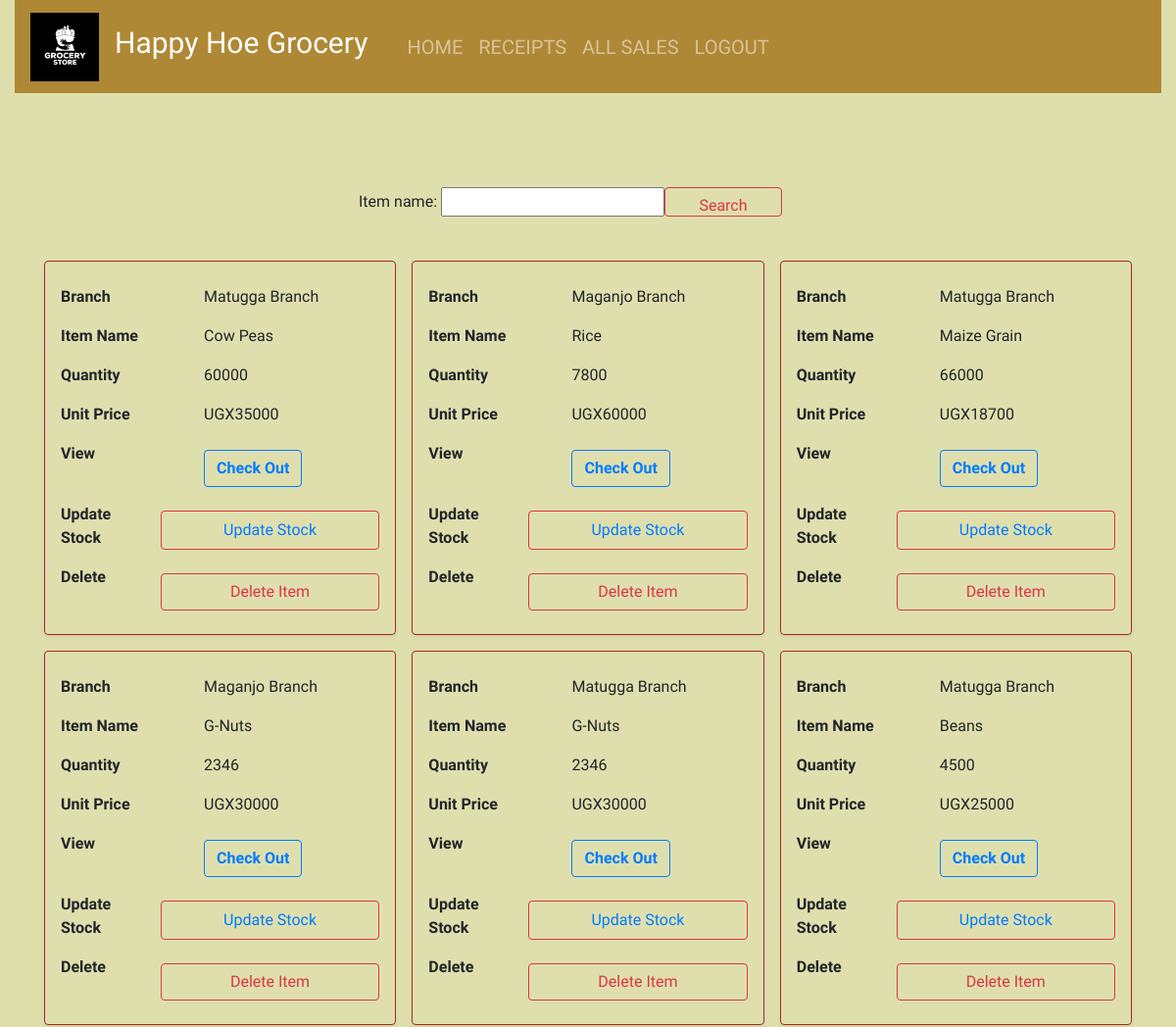
Before: /home/ (signed in, upper part) with the older database file.
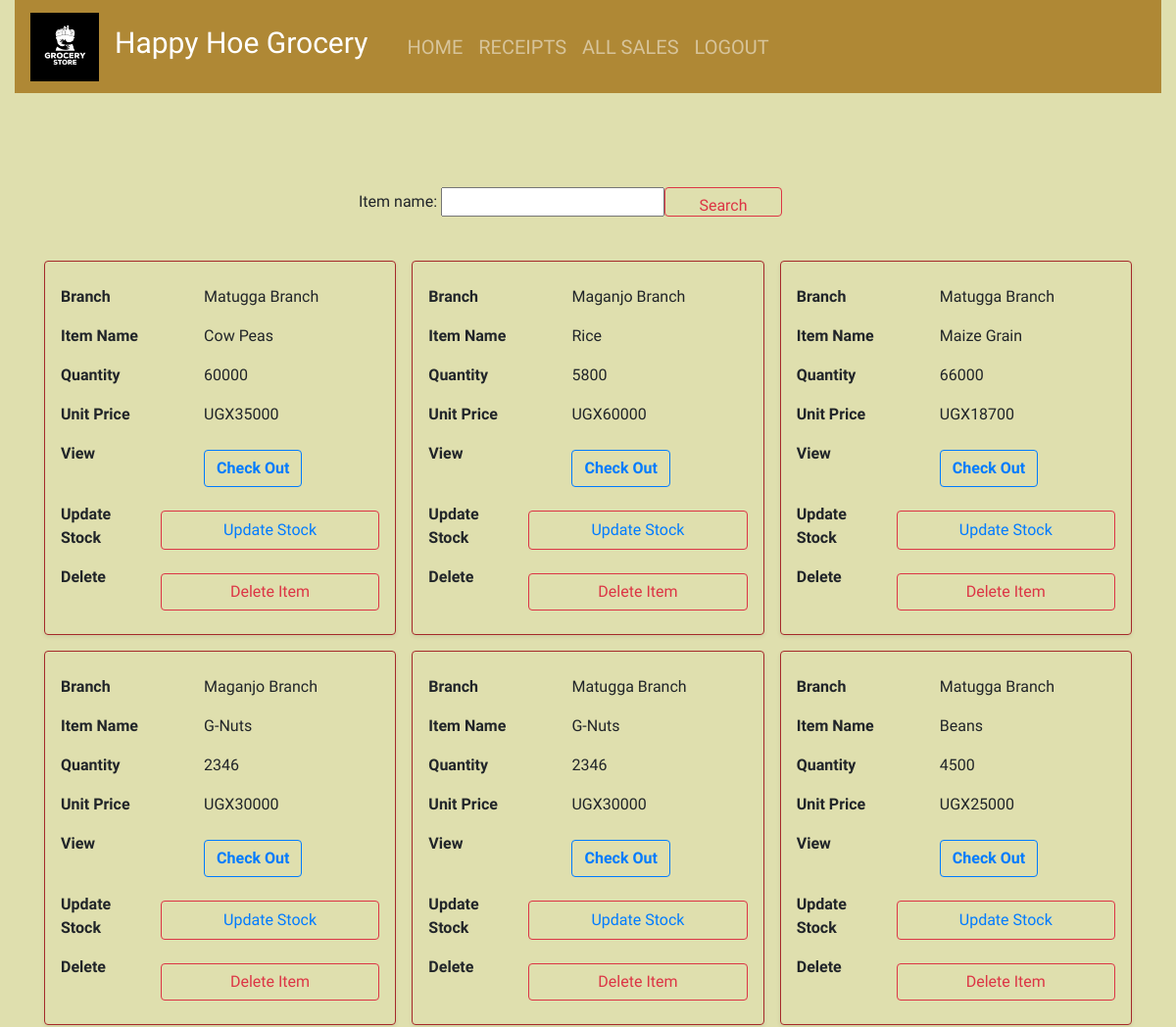
After: the same page with the newer database file.
### kgl/models.py (models this page shows, shortened)
class Stockx(models.Model):
    item_name=models.CharField(max_length=50, null = True, blank=True)
    stock_branch_name=models.CharField(max_length=50, null = True, blank=True)
    stock_type=models.CharField(max_length=50, null = True, blank=True)
    stock_time_of_produce=models.CharField(max_length=50, null = True, blank=True)
    stock_contact=models.CharField(max_length=50, null = True, blank=True)
    stock_source = models.CharField(max_length=50, null = True, blank=True)
    unit_cost = models.IntegerField(default=10, null = True, blank=True)
    unit_price = models.IntegerField(default=0, null = True, blank=True)
    total_quantity = models.IntegerField(default=0, null = True, blank=True)
    issued_quantity = models.IntegerField(default=0, null = True, blank=True)

### kgl/views.py (the view)
# urls.py: 2. Add a URL to urlpatterns:  path('', views.home, name='home')
@login_required
def home(request):
    products = Stockx.objects.all().order_by('-id')
    product_filters = StockxFilter(request.GET, queryset = products)
    products = product_filters.qs
    return render(request,"kgl/home.html", {'products':products,'product_filters': product_filters})

### kgl/templates/kgl/home.html (shortened to what this page needs)
{% extends 'kgl/base.html' %}
 {% block content%}
<br></br>
{% load static %}
<br></br>
<div class = "container-fluid">
  <form class="d-flex">
   {{ product_filters.form.as_p }}
    <button class="btn btn-outline-danger btn" style="width: 120px; height: 30px;" type="submit" method="POST">Search</button>
  </form>
</div>
<br>
<div class = "container">
  <table class="table">
    <tbody>
      {% for product in products %}
      <tr>
        <td data-label="Branch">{{product.stock_branch_name}}</td>
        <td data-label="Item Name">{{product.item_name}}</td>
        <td data-label="Quantity">{{product.total_quantity}}</td>
        <td data-label="Unit Price">UGX{{product.unit_price}}</td>
        <td data-label="View">
          <a href="{% url 'product_detail' product.id %}">
            <button class="btn btn-outline-primary btn font-weight-bolder">Check Out</button>
          </a>
        </td>
        <td data-label="Update Stock">
          <button class="btn btn-outline-danger btn"><a href="{% url 'add_to_stock' product.id %}" class="text-black">Update Stock</a></button>
        </td>
        <td data-label="Delete">
          <button class="btn btn-outline-danger btn" data-toggle="modal" data-target="#deleteModal{{product.id}}">Delete Item</button>
        </td>
      </tr>
      {% endfor %}
    </tbody>
  </table>
</div>
{% endblock%}

Changed rows visible on the page:
changed Stockx "Rice": total_quantity "7800" → "5800"
